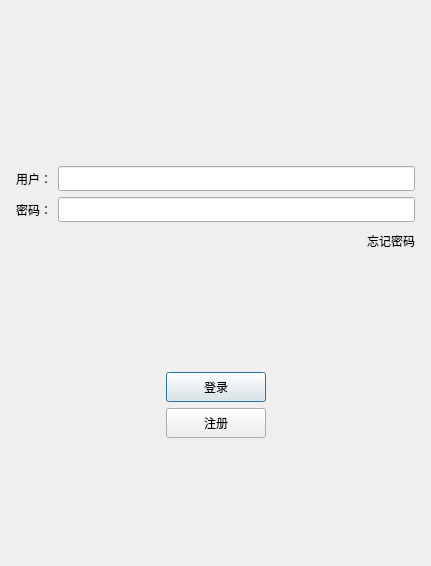
<?xml version="1.0" encoding="UTF-8"?>
<ui version="4.0">
 <class>LoginDialog</class>
 <widget class="QDialog" name="LoginDialog">
  <property name="geometry">
   <rect>
    <x>0</x>
    <y>0</y>
    <width>431</width>
    <height>566</height>
   </rect>
  </property>
  <property name="windowTitle">
   <string>Dialog</string>
  </property>
  <layout class="QVBoxLayout" name="verticalLayout_2">
   <item>
    <widget class="QWidget" name="widget" native="true">
     <layout class="QGridLayout" name="gridLayout">
      <item row="0" column="0">
       <widget class="QLabel" name="label">
        <property name="text">
         <string/>
        </property>
        <property name="pixmap">
         <pixmap resource="resource.qrc">:/resource/ice.png</pixmap>
        </property>
        <property name="alignment">
         <set>Qt::AlignCenter</set>
        </property>
       </widget>
      </item>
     </layout>
    </widget>
   </item>
   <item>
    <layout class="QVBoxLayout" name="verticalLayout">
     <property name="leftMargin">
      <number>5</number>
     </property>
     <property name="topMargin">
      <number>5</number>
     </property>
     <property name="rightMargin">
      <number>5</number>
     </property>
     <property name="bottomMargin">
      <number>5</number>
     </property>
     <item>
      <spacer name="verticalSpacer_3">
       <property name="orientation">
        <enum>Qt::Vertical</enum>
       </property>
       <property name="sizeHint" stdset="0">
        <size>
         <width>20</width>
         <height>40</height>
        </size>
       </property>
      </spacer>
     </item>
     <item>
      <layout class="QHBoxLayout" name="horizontalLayout">
       <item>
        <widget class="QLabel" name="user_label">
         <property name="minimumSize">
          <size>
           <width>0</width>
           <height>25</height>
          </size>
         </property>
         <property name="maximumSize">
          <size>
           <width>16777215</width>
           <height>25</height>
          </size>
         </property>
         <property name="text">
          <string>用户：</string>
         </property>
        </widget>
       </item>
       <item>
        <widget class="QLineEdit" name="user_lineEdit">
         <property name="minimumSize">
          <size>
           <width>0</width>
           <height>25</height>
          </size>
         </property>
         <property name="maximumSize">
          <size>
           <width>16777215</width>
           <height>25</height>
          </size>
         </property>
        </widget>
       </item>
      </layout>
     </item>
     <item>
      <layout class="QHBoxLayout" name="horizontalLayout_2">
       <item>
        <widget class="QLabel" name="password_label">
         <property name="minimumSize">
          <size>
           <width>0</width>
           <height>25</height>
          </size>
         </property>
         <property name="maximumSize">
          <size>
           <width>16777215</width>
           <height>25</height>
          </size>
         </property>
         <property name="text">
          <string>密码：</string>
         </property>
        </widget>
       </item>
       <item>
        <widget class="QLineEdit" name="password_lineEdit">
         <property name="minimumSize">
          <size>
           <width>0</width>
           <height>25</height>
          </size>
         </property>
         <property name="maximumSize">
          <size>
           <width>16777215</width>
           <height>25</height>
          </size>
         </property>
        </widget>
       </item>
      </layout>
     </item>
     <item>
      <layout class="QHBoxLayout" name="horizontalLayout_3">
       <item>
        <spacer name="horizontalSpacer">
         <property name="orientation">
          <enum>Qt::Horizontal</enum>
         </property>
         <property name="sizeHint" stdset="0">
          <size>
           <width>40</width>
           <height>20</height>
          </size>
         </property>
        </spacer>
       </item>
       <item>
        <widget class="QLabel" name="forget_label">
         <property name="minimumSize">
          <size>
           <width>0</width>
           <height>25</height>
          </size>
         </property>
         <property name="maximumSize">
          <size>
           <width>16777215</width>
           <height>25</height>
          </size>
         </property>
         <property name="text">
          <string>忘记密码</string>
         </property>
        </widget>
       </item>
      </layout>
     </item>
     <item>
      <spacer name="verticalSpacer_2">
       <property name="orientation">
        <enum>Qt::Vertical</enum>
       </property>
       <property name="sizeHint" stdset="0">
        <size>
         <width>20</width>
         <height>40</height>
        </size>
       </property>
      </spacer>
     </item>
     <item>
      <layout class="QHBoxLayout" name="horizontalLayout_4">
       <item>
        <spacer name="horizontalSpacer_2">
         <property name="orientation">
          <enum>Qt::Horizontal</enum>
         </property>
         <property name="sizeHint" stdset="0">
          <size>
           <width>40</width>
           <height>20</height>
          </size>
         </property>
        </spacer>
       </item>
       <item>
        <widget class="QPushButton" name="login_button">
         <property name="minimumSize">
          <size>
           <width>100</width>
           <height>30</height>
          </size>
         </property>
         <property name="text">
          <string>登录</string>
         </property>
        </widget>
       </item>
       <item>
        <spacer name="horizontalSpacer_3">
         <property name="orientation">
          <enum>Qt::Horizontal</enum>
         </property>
         <property name="sizeHint" stdset="0">
          <size>
           <width>40</width>
           <height>20</height>
          </size>
         </property>
        </spacer>
       </item>
      </layout>
     </item>
     <item>
      <layout class="QHBoxLayout" name="horizontalLayout_5">
       <item>
        <spacer name="horizontalSpacer_4">
         <property name="orientation">
          <enum>Qt::Horizontal</enum>
         </property>
         <property name="sizeHint" stdset="0">
          <size>
           <width>40</width>
           <height>20</height>
          </size>
         </property>
        </spacer>
       </item>
       <item>
        <widget class="QPushButton" name="register_button">
         <property name="minimumSize">
          <size>
           <width>100</width>
           <height>30</height>
          </size>
         </property>
         <property name="maximumSize">
          <size>
           <width>100</width>
           <height>30</height>
          </size>
         </property>
         <property name="text">
          <string>注册</string>
         </property>
        </widget>
       </item>
       <item>
        <spacer name="horizontalSpacer_5">
         <property name="orientation">
          <enum>Qt::Horizontal</enum>
         </property>
         <property name="sizeHint" stdset="0">
          <size>
           <width>40</width>
           <height>20</height>
          </size>
         </property>
        </spacer>
       </item>
      </layout>
     </item>
     <item>
      <spacer name="verticalSpacer">
       <property name="orientation">
        <enum>Qt::Vertical</enum>
       </property>
       <property name="sizeHint" stdset="0">
        <size>
         <width>20</width>
         <height>40</height>
        </size>
       </property>
      </spacer>
     </item>
    </layout>
   </item>
  </layout>
 </widget>
 <resources>
  <include location="resource.qrc"/>
 </resources>
 <connections/>
</ui>
